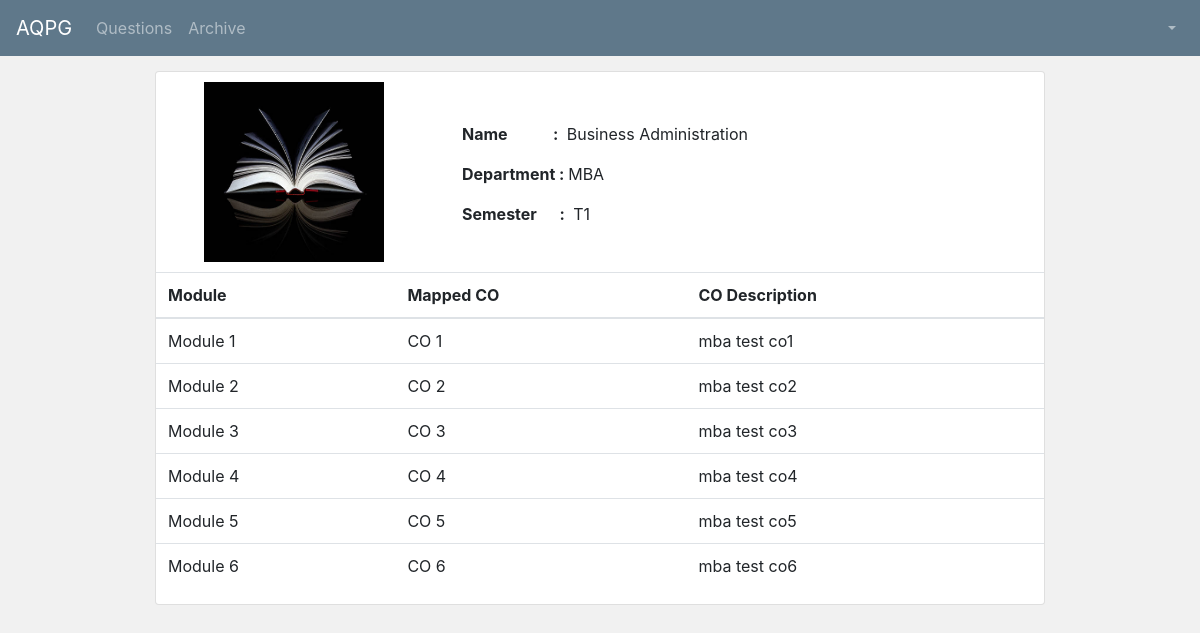
/qnppr/10/view-subject-details/, run on the app's committed database.
### qnppr/models.py (models this page shows, shortened)
class Subject(models.Model):
    subcode = models.CharField(max_length=100)
    subname = models.CharField(max_length=100)
    dept = models.ForeignKey(Department, on_delete=models.CASCADE)
    sem = models.ForeignKey(Semester, on_delete=models.CASCADE)

class Semester(models.Model):
    sem_name = models.CharField(max_length=100)
    dept_id = models.ForeignKey(Department, on_delete=models.CASCADE)
    def __str__(self):
        return self.sem_name

### users/models.py (models this page shows)
class Department(models.Model):
    dept_name = models.CharField(max_length=100)
    dept_full_name = models.CharField(max_length=100)
    def __str__(self):
        return self.dept_name

### qnppr/views.py (the view)
# urls.py: path('<int:id>/view-subject-details/', subjectDetails, name="view_subject_detail"),
def subjectDetails(request, id):
    if request.method == 'GET':
        sub_obj = Subject.objects.get(id=id)
        cursor = connection.cursor()
        cursor.execute("""SELECT qm.module_name, qc.co_cd_name, qcm.co_desc
                            FROM qnppr_co_mapping qcm
                            LEFT OUTER JOIN qnppr_module qm ON qm.id = qcm.module_id
                            LEFT OUTER JOIN qnppr_co qc ON qc.id = qcm.co_id_id
                            WHERE qcm.sub_code_id = '%d'"""%(id))
        dict = {}
        dict = dictfetchall(cursor)
        print(dict)
        context = {
            'sub_obj': sub_obj,
            'co_obj': dict,
            'is_superuser': str(config.is_super_user),
            'full_name': str(config.full_name),
            'is_student': str(config.is_student),
            'dept_id': str(config.dept_id)
        }
        return render(request, 'qnppr/subject_details.html', context)
    else:
        return render(request, 'qnppr/subject_details.html')

### qnppr/views.py (called while the page is built)
def dictfetchall(cursor):
    columns = [col[0] for col in cursor.description]
    return [
        dict(zip(columns, row))
        for row in cursor.fetchall()
    ]

### qnppr/templates/qnppr/subject_details.html (shortened to what this page needs)
{% extends 'users/base.html' %}
{% load crispy_forms_tags %}
{% block nav_bar_left_items %}
{% if is_superuser == 'True' and is_student == 'False' %}
<ul class="navbar-nav mr-auto">
      <li class="nav-item dropdown">
        <a class="nav-link dropdown-toggle" href="#" id="navbarDropdown" role="button" data-toggle="dropdown" aria-haspopup="true" aria-expanded="false">
          User
        </a>
        <div class="dropdown-menu" aria-labelledby="navbarDropdown">
          <a class="dropdown-item" href="{% url 'user_add' %}">Add</a>
          <a class="dropdown-item" href="{% url 'view_users' %}">View</a>
          <!--<div class="dropdown-divider"></div>
          <a class="dropdown-item" href="#">Something else here</a>-->
        </div>
		</li>
      <li class="nav-item dropdown">
        <a class="nav-link dropdown-toggle" href="#" id="navbarDropdown" role="button" data-toggle="dropdown" aria-haspopup="true" aria-expanded="false">
          Department
        </a>
        <div class="dropdown-menu" aria-labelledby="navbarDropdown">
          <a class="dropdown-item" href="{% url 'dept_add' %}">Add</a>
        </div>
      </li>
    <li class="nav-item dropdown">
        <a class="nav-link dropdown-toggle" href="#" id="navbarDropdown" role="button" data-toggle="dropdown" aria-haspopup="true" aria-expanded="false">
          Blooms Verb
        </a>
        <div class="dropdown-menu" aria-labelledby="navbarDropdown">
          <a class="dropdown-item" href="{% url 'add-blooms' %}">Add</a>
        </div>
      </li>
      <li class="nav-item dropdown ">
        <a class="nav-link dropdown-toggle" href="#" id="navbarDropdown" role="button" data-toggle="dropdown" aria-haspopup="true" aria-expanded="false">
          Subject
        </a>
        <div class="dropdown-menu" aria-labelledby="navbarDropdown">
          <a class="dropdown-item" href="{% url 'sub_add' %}">Add</a>
        </div>
      </li>
    </ul>
{% else %}
<ul class="navbar-nav mr-auto">
    <li class="nav-item">
        <a class="nav-link" href="{% url 'qn-list' %}">Questions</a>
   </li>
    <li class="nav-item">
      <a class="nav-link" href="{% url 'archive_list' %}">Archive</a>
   </li>
    </ul>
{% endif %}
{% endblock %}
{% block nav_bar_right_items %}
<ul class="navbar-nav ml-auto" >
      <li class="nav-item dropdown">
        <a class="nav-link dropdown-toggle" href="#" id="navbarDropdown" role="button" data-toggle="dropdown" aria-haspopup="true" aria-expanded="false">
        </a>
      </li>
    </ul>
{% endblock %}
{% block main_divs %}
<div class="col-md-1"></div>
        <div class="col-md-10" style="margin-top: 10">
{% endblock %}
{% block content %}
<div class="container-fluid" style="margin-top: 5px">
  <div class="row">
      <div class="col-12">
     <div class="card">
            <div class="card-block">
			  <div class="row">
			  <div class="col-md-4 col-sm-4 text-center">
					<img style="margin-top: 10px; margin-bottom: 10px" src="/media/book_2.jpg" alt="" class="btn-md" height="180px" width="180px">
				</div>
				<div class="col-md-8 col-sm-8">
                    <p class="card-text" style="margin-top: 50px"><strong>Name &nbsp;&nbsp;&nbsp;&nbsp;&nbsp;&nbsp;&nbsp;&nbsp;&nbsp;&nbsp;&nbsp;:&nbsp;</strong> {{ sub_obj.subname }} </p>
					<p class="card-text" ><strong>Department : </strong> {{ sub_obj.dept }} </p>
                    <p class="card-text" ><strong>Semester &nbsp;&nbsp;&nbsp;&nbsp;&nbsp;:&nbsp;</strong> {{ sub_obj.sem }} </p>
				</div>
			  </div>
                    {% if co_obj %}
                        <table class="table">
  					    <thead>
    					    <tr>
      						    <th scope="col">Module</th>
      						    <th scope="col">Mapped CO</th>
      						    <th scope="col">CO Description</th>
    					    </tr>
  					    </thead>
  					    <tbody>
    					    {% for c in co_obj %}
                                <tr>
	                                <td>{{ c.module_name }}</td>
                                    <td>{{ c.co_cd_name }}</td>
                                    <td>{{ c.co_desc }}</td>
                                </tr>
                            {%endfor%}
                        </tbody>
				        </table>
                    {% else %}
                        <center><p style="color: red"><strong>Modules not yet mapped to respective CO's</strong></p></center>
                    {% endif %}
              </div>
          </div>
    </div>
  </div>
</div>
{% endblock %}

### data on the page
Subject: subname "Business Administration", dept "MBA", sem "T1"

### other printed values
{{ c.module_name }} "Module 1" "Module 2" "Module 3" "Module 4" "Module 5" "Module 6"
{{ c.co_cd_name }} "CO 1" "CO 2" "CO 3" "CO 4" "CO 5" "CO 6"
{{ c.co_desc }} "mba test co1" "mba test co2" "mba test co3" "mba test co4" "mba test co5" "mba test co6"
